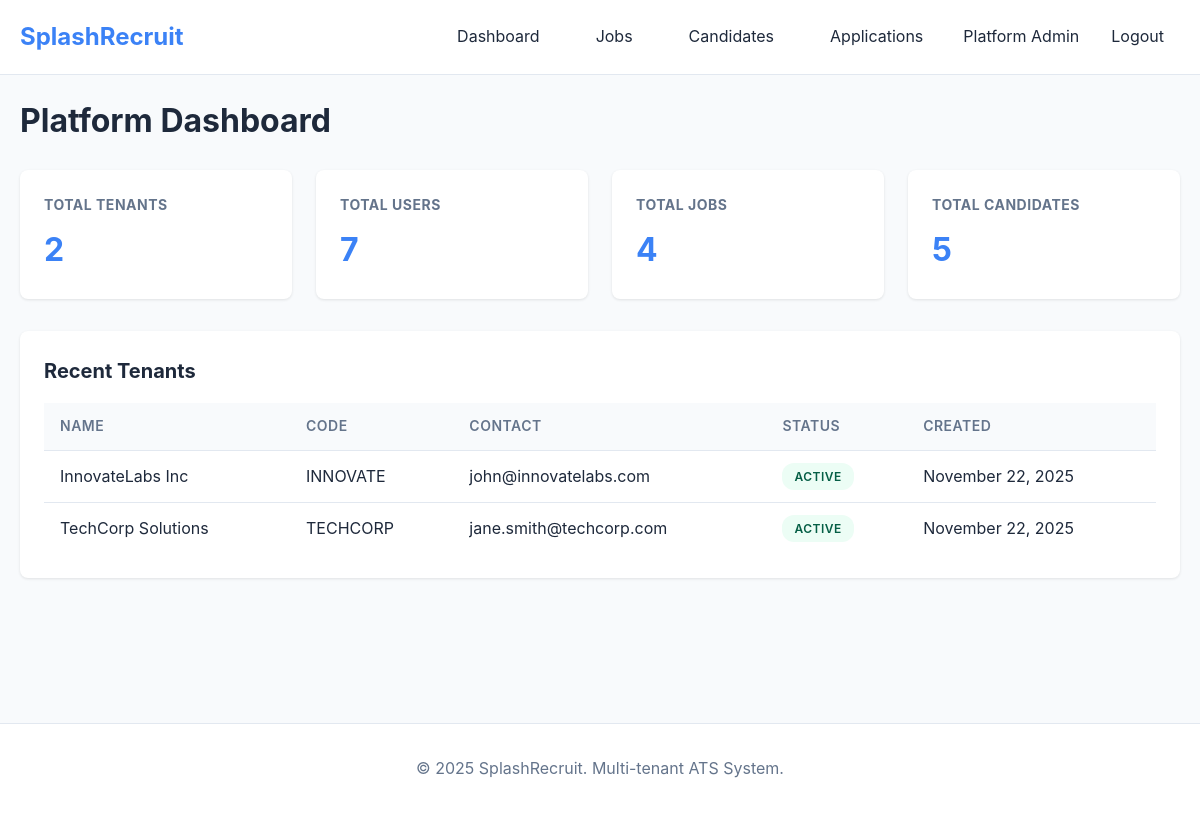
The app's page /dashboard (signed in) with its own data.
### tables this page shows
CREATE TABLE `users` (
  `id` int(11) NOT NULL AUTO_INCREMENT,
  `tenant_id` int(11) DEFAULT NULL,
  `name` varchar(255) NOT NULL,
  `email` varchar(255) NOT NULL,
  `password_hash` varchar(255) NOT NULL,
  `role` enum('platform_admin','tenant_admin','recruiter','hiring_manager','interviewer','hr_assistant','viewer') NOT NULL,
  `status` enum('active','inactive') DEFAULT 'active',
  `avatar` varchar(255) DEFAULT NULL,
  `last_login_at` datetime DEFAULT NULL,
  `created_at` timestamp NOT NULL DEFAULT CURRENT_TIMESTAMP,
  `updated_at` timestamp NOT NULL DEFAULT CURRENT_TIMESTAMP ON UPDATE CURRENT_TIMESTAMP,
  PRIMARY KEY (`id`),
  UNIQUE KEY `email` (`email`),
  KEY `tenant_id` (`tenant_id`),
  KEY `role` (`role`),
  KEY `status` (`status`),
  CONSTRAINT `fk_user_tenant` FOREIGN KEY (`tenant_id`) REFERENCES `tenants` (`id`) ON DELETE CASCADE
);

CREATE TABLE `tenants` (
  `id` int(11) NOT NULL AUTO_INCREMENT,
  `name` varchar(255) NOT NULL,
  `code` varchar(50) NOT NULL,
  `slug` varchar(255) NOT NULL,
  `logo` varchar(255) DEFAULT NULL,
  `primary_contact_name` varchar(255) DEFAULT NULL,
  `primary_contact_email` varchar(255) DEFAULT NULL,
  `phone` varchar(50) DEFAULT NULL,
  `address` text DEFAULT NULL,
  `default_timezone` varchar(50) DEFAULT 'UTC',
  `default_locale` varchar(10) DEFAULT 'en_US',
  `career_site_subdomain` varchar(100) DEFAULT NULL,
  `status` enum('active','inactive','suspended') DEFAULT 'active',
  `created_at` timestamp NOT NULL DEFAULT CURRENT_TIMESTAMP,
  `updated_at` timestamp NOT NULL DEFAULT CURRENT_TIMESTAMP ON UPDATE CURRENT_TIMESTAMP,
  PRIMARY KEY (`id`),
  UNIQUE KEY `code` (`code`),
  UNIQUE KEY `slug` (`slug`),
  UNIQUE KEY `career_site_subdomain` (`career_site_subdomain`),
  KEY `status` (`status`)
);

### public/index.php (called while the page is built, shortened)
<?php
spl_autoload_register(function ($class) {
    $paths = [
        __DIR__ . '/../app/core/' . $class . '.php',
        __DIR__ . '/../app/models/' . $class . '.php',
        __DIR__ . '/../app/controllers/' . $class . '.php',
        __DIR__ . '/../app/helpers/' . $class . '.php',
    ];
    foreach ($paths as $path) {
        if (file_exists($path)) {
            return;
        }
    }
});
$router = new Router();
$router->get('/careers/:tenantSlug', 'PublicCareerController@careers');
$router->get('/careers/:tenantSlug/jobs/:jobSlug', 'PublicCareerController@jobDetail');
$router->post('/careers/:tenantSlug/jobs/:jobSlug/apply', 'PublicCareerController@apply');
$router->get('/careers/:tenantSlug/jobs/:jobSlug/thank-you', 'PublicCareerController@thankYou');
$router->get('/api/jobs', 'ApiController@getJobs');
$router->post('/api/applications', 'ApiController@createApplication');
$router->get('/api/applications/:applicationId/status', 'ApiController@getApplicationStatus');
$router->get('/', 'AuthController@login');
$router->get('/login', 'AuthController@login');
$router->post('/login', 'AuthController@processLogin');
$router->get('/logout', 'AuthController@logout');
$router->get('/dashboard', 'DashboardController@index');
$router->get('/jobs', 'JobController@index');
$router->get('/jobs/create', 'JobController@create');
$router->post('/jobs', 'JobController@store');
$router->get('/jobs/:id', 'JobController@show');
$router->get('/jobs/:id/edit', 'JobController@edit');
$router->post('/jobs/:id/update', 'JobController@update');
$router->post('/jobs/:id/delete', 'JobController@delete');
$router->get('/candidates', 'CandidateController@index');
$router->get('/candidates/create', 'CandidateController@create');
$router->post('/candidates', 'CandidateController@store');
$router->get('/candidates/:id', 'CandidateController@show');
$router->get('/applications', 'ApplicationController@index');
$router->get('/applications/:id', 'ApplicationController@show');
$router->post('/applications/:id/move-stage', 'ApplicationController@moveToStage');
$request = new Request();
$url = parse_url($request->uri(), PHP_URL_PATH);
$method = $request->method();
$router->dispatch($url, $method);

### app/core/Auth.php (called while the page is built, shortened)
<?php
class Auth
{
    private static $instance = null;
    private $session;
    private $user = null;
    private function __construct()
    {
        $this->session = Session::getInstance();
        $this->loadUser();
    }
    public static function getInstance()
    {
        if (self::$instance === null) {
            self::$instance = new self();
        }
        return self::$instance;
    }
    private function loadUser()
    {
        $userId = $this->session->get('user_id');
        if ($userId) {
            $db = Database::getInstance();
            $db->query("SELECT * FROM users WHERE id = :id AND status = 'active' LIMIT 1");
            $db->bind(':id', $userId);
            $this->user = $db->fetch();
            if ($this->user) {
                $this->session->set('last_activity', time());
            }
        }
    }
    public function isAuthenticated()
    {
        return $this->user !== null;
    }
    public function user($key = null, $default = null)
    {
        return isset($this->user[$key]) ? $this->user[$key] : $default;
    }
}

### app/core/Database.php (called while the page is built, shortened)
<?php
class Database
{
    private static $instance = null;
    private $pdo;
    private $stmt;
    private function __construct()
    {
        $dsn = 'mysql:host=' . getenv('DB_HOST') . ';dbname=' . getenv('DB_NAME') . ';charset=utf8mb4';
        $options = [
            PDO::ATTR_ERRMODE => PDO::ERRMODE_EXCEPTION,
            PDO::ATTR_DEFAULT_FETCH_MODE => PDO::FETCH_ASSOC,
            PDO::ATTR_EMULATE_PREPARES => false,
            PDO::MYSQL_ATTR_INIT_COMMAND => "SET NAMES utf8mb4 COLLATE utf8mb4_unicode_ci"
        ];
        try {
            $this->pdo = new PDO($dsn, getenv('DB_USER'), getenv('DB_PASS'), $options);
        } catch (PDOException $e) {
            error_log('Database Connection Error: ' . $e->getMessage());
            throw new Exception('Database connection failed. Please check your configuration.');
        }
    }
    public static function getInstance()
    {
        if (self::$instance === null) {
            self::$instance = new self();
        }
        return self::$instance;
    }
    public function query($sql)
    {
        $this->stmt = $this->pdo->prepare($sql);
    }
    public function bind($param, $value, $type = null)
    {
        if (is_null($type)) {
            switch (true) {
                case is_int($value):
                    $type = PDO::PARAM_INT;
                    break;
                default:
                    $type = PDO::PARAM_STR;
            }
        }
        $this->stmt->bindValue($param, $value, $type);
    }
    public function execute()
    {
        try {
            return $this->stmt->execute();
        } catch (PDOException $e) {
            error_log('Query Execution Error: ' . $e->getMessage());
            throw new Exception('Database query failed.');
        }
    }
    public function fetchAll()
    {
        $this->execute();
        return $this->stmt->fetchAll();
    }
    public function fetch()
    {
        $this->execute();
        return $this->stmt->fetch();
    }
}

### app/core/Session.php (called while the page is built, shortened)
<?php
class Session
{
    private static $instance = null;
    public static function getInstance()
    {
        if (self::$instance === null) {
            self::$instance = new self();
        }
        return self::$instance;
    }
    public function get($key, $default = null)
    {
        return isset($_SESSION[$key]) ? $_SESSION[$key] : $default;
    }
}

### app/core/View.php (called while the page is built, shortened)
<?php
class View
{
    public static function escape($string)
    {
        return htmlspecialchars($string, ENT_QUOTES, 'UTF-8');
    }
    public static function e($string)
    {
        return self::escape($string);
    }
}

### app/core/Model.php (called while the page is built, shortened)
<?php
class Model
{
    public function __construct()
    {
        $this->db = Database::getInstance();
    }
}

### app/models/Tenant.php (called while the page is built, shortened)
<?php
class Tenant extends Model
{
    protected $table = 'tenants';
    public function getActiveTenants($limit = null, $offset = 0)
    {
        $sql = "SELECT * FROM {$this->table} WHERE status = 'active' ORDER BY name ASC";
        if ($limit !== null) {
            $sql .= " LIMIT {$limit} OFFSET {$offset}";
        }
        $this->db->query($sql);
        return $this->db->fetchAll();
    }
    public function countAll($filters = [])
    {
        $sql = "SELECT COUNT(*) as count FROM {$this->table} WHERE 1=1";
        if (isset($filters['status'])) {
            $sql .= " AND status = :status";
        }
        $this->db->query($sql);
        if (isset($filters['status'])) {
            $this->db->bind(':status', $filters['status']);
        }
        $result = $this->db->fetch();
        return (int)$result['count'];
    }
}

### app/helpers/DateHelper.php (called while the page is built, shortened)
<?php
class DateHelper
{
    public static function format($date, $format = 'Y-m-d H:i:s')
    {
        $timestamp = strtotime($date);
        return date($format, $timestamp);
    }
    public static function humanReadable($date)
    {
        return self::format($date, 'F j, Y');
    }
}

### app/views/dashboard/platform_admin.php (the view)
<?php
require_once __DIR__ . '/../shared/header.php';
?>
<div class="dashboard">
    <h1>Platform Dashboard</h1>
    <div class="stats-grid">
        <div class="stat-card">
            <h3>Total Tenants</h3>
            <div class="stat-value"><?= $stats['total_tenants'] ?></div>
        </div>
        <div class="stat-card">
            <h3>Total Users</h3>
            <div class="stat-value"><?= $stats['total_users'] ?></div>
        </div>
        <div class="stat-card">
            <h3>Total Jobs</h3>
            <div class="stat-value"><?= $stats['total_jobs'] ?></div>
        </div>
        <div class="stat-card">
            <h3>Total Candidates</h3>
            <div class="stat-value"><?= $stats['total_candidates'] ?></div>
        </div>
    </div>
    <div class="section">
        <h2>Recent Tenants</h2>
        <table class="table">
            <thead>
                <tr>
                    <th>Name</th>
                    <th>Code</th>
                    <th>Contact</th>
                    <th>Status</th>
                    <th>Created</th>
                </tr>
            </thead>
            <tbody>
                <?php foreach ($recentTenants as $tenant): ?>
                <tr>
                    <td><?= View::e($tenant['name']) ?></td>
                    <td><?= View::e($tenant['code']) ?></td>
                    <td><?= View::e($tenant['primary_contact_email']) ?></td>
                    <td><span class="badge badge-<?= $tenant['status'] ?>"><?= ucfirst($tenant['status']) ?></span></td>
                    <td><?= DateHelper::humanReadable($tenant['created_at']) ?></td>
                </tr>
                <?php endforeach; ?>
            </tbody>
        </table>
    </div>
</div>
<?php require_once __DIR__ . '/../shared/footer.php'; ?>

### app/core/Router.php (shortened to what this page needs)
<?php
class Router
{
    private $routes = [];
    private function addRoute($method, $path, $handler, $name = null)
    {
        $pattern = $this->convertToRegex($path);
        $this->routes[] = [
            'method' => $method,
            'path' => $path,
            'pattern' => $pattern,
            'handler' => $handler,
            'name' => $name
        ];
    }
    private function convertToRegex($path)
    {
        $pattern = preg_replace('/\/:([a-zA-Z0-9_]+)/', '/(?P<$1>[^/]+)', $path);
        $pattern = str_replace('/', '\/', $pattern);
        return '/^' . $pattern . '$/';
    }
    public function dispatch($url, $method)
    {
        $url = strtok($url, '?');
        foreach ($this->routes as $route) {
            if ($route['method'] !== $method) {
                continue;
            }
            if (preg_match($route['pattern'], $url, $matches)) {
                $params = array_filter($matches, 'is_string', ARRAY_FILTER_USE_KEY);
                list($controller, $action) = explode('@', $route['handler']);
                $controllerInstance = new $controller();
                call_user_func_array([$controllerInstance, $action], $params);
                return;
            }
        }
    }
}

### app/views/shared/header.php (shortened to what this page needs)
<!DOCTYPE html>
<html lang="en">
<head>
    <link rel="stylesheet" href="/assets/css/style.css">
</head>
<body>
    <?php if (Auth::getInstance()->isAuthenticated()): ?>
    <nav class="navbar">
        <div class="navbar-container">
            <div class="navbar-brand">
                <a href="/dashboard">SplashRecruit</a>
            </div>
            <ul class="navbar-menu">
                <li><a href="/dashboard">Dashboard</a></li>
                <li><a href="/jobs">Jobs</a></li>
                <li><a href="/candidates">Candidates</a></li>
                <li><a href="/applications">Applications</a></li>
                <li class="navbar-user">
                    <span><?= View::e(Auth::getInstance()->user('name')) ?></span>
                    <a href="/logout">Logout</a>
                </li>
            </ul>
        </div>
    </nav>
    <?php endif; ?>
    <div class="container">

### public/assets/css/style.css (style rules this page uses)
* { margin: 0; padding: 0; box-sizing: border-box; }
:root { --primary-color: #3B82F6; --secondary-color: #64748B; --success-color: #10B981; --error-color: #EF4444; --warning-color: #F59E0B; --background: #F8FAFC; --surface: #FFFFFF; --text-primary: #1E293B; --text-secondary: #64748B; --border-color: #E2E8F0; }
body { font-family: -apple-system, BlinkMacSystemFont, 'Segoe UI', Roboto, Oxygen, Ubuntu, Cantarell, sans-serif; background-color: var(--background); color: var(--text-primary); line-height: 1.6; }
.container { max-width: 1200px; margin: 0 auto; padding: 20px; min-height: calc(100vh - 200px); }
.navbar { background: var(--surface); border-bottom: 1px solid var(--border-color); padding: 0; }
.navbar-container { max-width: 1200px; margin: 0 auto; display: flex; justify-content: space-between; align-items: center; padding: 1rem 20px; }
.navbar-brand a { font-size: 1.5rem; font-weight: 700; color: var(--primary-color); text-decoration: none; }
.navbar-menu { display: flex; list-style: none; gap: 1.5rem; align-items: center; }
.navbar-menu a { text-decoration: none; color: var(--text-primary); padding: 0.5rem 1rem; border-radius: 4px; transition: background 0.2s; }
.navbar-user { display: flex; gap: 1rem; align-items: center; }
.dashboard h1 { margin-bottom: 1.5rem; }
.stats-grid { display: grid; grid-template-columns: repeat(auto-fit, minmax(250px, 1fr)); gap: 1.5rem; margin-bottom: 2rem; }
.stat-card { background: var(--surface); padding: 1.5rem; border-radius: 8px; box-shadow: 0 1px 3px rgba(0,0,0,0.1); }
.stat-card h3 { font-size: 0.875rem; color: var(--text-secondary); margin-bottom: 0.5rem; text-transform: uppercase; letter-spacing: 0.5px; }
.stat-value { font-size: 2rem; font-weight: 700; color: var(--primary-color); }
.section { background: var(--surface); padding: 1.5rem; border-radius: 8px; box-shadow: 0 1px 3px rgba(0,0,0,0.1); }
.section h2 { margin-bottom: 1rem; font-size: 1.25rem; }
.table { width: 100%; border-collapse: collapse; background: var(--surface); }
.table thead { background: var(--background); }
.table th { padding: 0.75rem 1rem; text-align: left; font-weight: 600; color: var(--text-secondary); font-size: 0.875rem; text-transform: uppercase; letter-spacing: 0.5px; }
.table td { padding: 0.75rem 1rem; border-top: 1px solid var(--border-color); }
.badge { display: inline-block; padding: 0.25rem 0.75rem; font-size: 0.75rem; font-weight: 600; border-radius: 12px; text-transform: uppercase; letter-spacing: 0.5px; }
.badge-active { background: #ECFDF5; color: #065F46; }

### records on screen
users: name "Platform Admin", role "platform_admin" (drawn)
tenants: name "InnovateLabs Inc", code "INNOVATE", primary_contact_email "john@innovatelabs.com", status "ACTIVE", created_at "November 22, 2025"
tenants: name "TechCorp Solutions", code "TECHCORP", primary_contact_email "jane.smith@techcorp.com", status "ACTIVE", created_at "November 22, 2025"

### other values on screen
$stats['total_tenants'] "2"
$stats['total_users'] "7"
$stats['total_jobs'] "4"
$stats['total_candidates'] "5"
